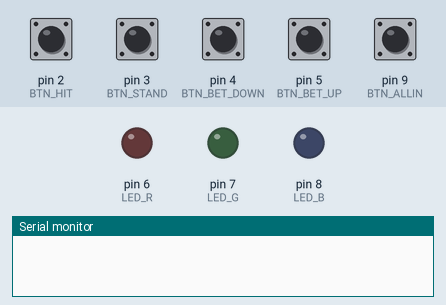
Simulated run of this sketch. Board: Arduino Uno, built with avr-gcc and run on an emulated ATmega328P. On the bench: 16×20 character LCD, output pins drawn as LEDs (lit = HIGH), the last lines printed to the serial monitor. The inputs (shaded band) are chosen by the test bench; at power-on: pin 2 (BTN_HIT), pin 3 (BTN_STAND), pin 4 (BTN_BET_DOWN), pin 5 (BTN_BET_UP), pin 9 (BTN_ALLIN) HIGH. Random numbers use the default seed unless the sketch sets one.

Above: at 1.2 s.
1.3 s: pin 5 (BTN_BET_UP) pulled LOW for 1 s
3.8 s: pin 2 (BTN_HIT) pulled LOW for 1 s
At 5.0 s:
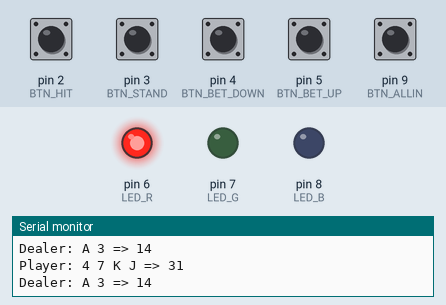
7.7 s: pin 9 (BTN_ALLIN) pulled LOW for 0.15 s
At 8.4 s:
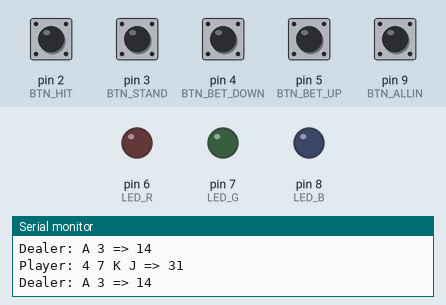
9.3 s: pin 2 (BTN_HIT) pulled LOW for 0.15 s
10.9 s: pin 3 (BTN_STAND) pulled LOW for 0.15 s
At 14.2 s:
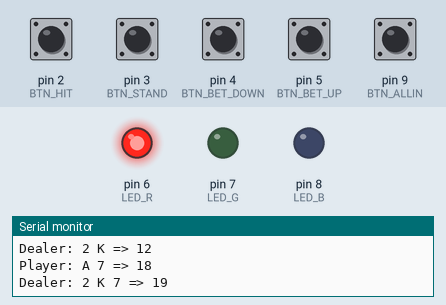
Timing chart, 0 to 16.5 s (numbered marks = the images above; inputs shaded):
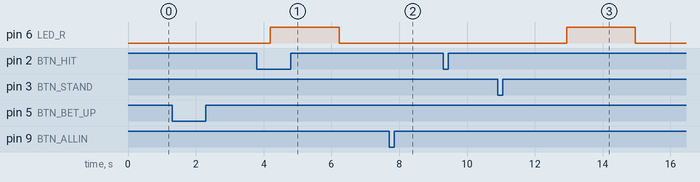

The sketch:

blackjack.ino
```cpp
#include <Wire.h>
#include <LiquidCrystal_I2C.h>

LiquidCrystal_I2C lcd(32, 16, 20);

const int BTN_HIT      = 2;
const int BTN_STAND    = 3;
const int BTN_BET_DOWN = 4;
const int BTN_BET_UP   = 5;
const int BTN_ALLIN    = 9;

const int LED_R = 6;
const int LED_G = 7;
const int LED_B = 8;

enum GameState { BETTING, PLAYING };
GameState state = BETTING;

int balance = 1000;
int bet = 0;
int deckIndex = 0;

String deck[] = {
  "A","2","3","4","5","6","7","8","9","10","J","Q","K",
  "A","2","3","4","5","6","7","8","9","10","J","Q","K",
  "A","2","3","4","5","6","7","8","9","10","J","Q","K",
  "A","2","3","4","5","6","7","8","9","10","J","Q","K"
};

String playerHand[12];
String dealerHand[12];
int playerCards = 0;
int dealerCards = 0;

bool dealerReveal = false;

unsigned long debounceDelay = 200;

void setup() {
  lcd.init();
  lcd.backlight();
  Serial.begin(9600);

  pinMode(BTN_HIT, INPUT_PULLUP);
  pinMode(BTN_STAND, INPUT_PULLUP);
  pinMode(BTN_BET_UP, INPUT_PULLUP);
  pinMode(BTN_BET_DOWN, INPUT_PULLUP);
  pinMode(BTN_ALLIN, INPUT_PULLUP);

  pinMode(LED_R, OUTPUT);
  pinMode(LED_G, OUTPUT);
  pinMode(LED_B, OUTPUT);
  clearLED();

  randomSeed(analogRead(0));
  shuffleDeck();
  updateDisplay();
}

void loop() {
  switch (state) {
    case BETTING: handleBetting(); break;
    case PLAYING: handleGame(); break;
  }
}

void handleBetting() {
  clearLED();
  if (balance <= 0) {
    lcd.clear(); lcd.print("Game over");
    lcd.setCursor(0, 1); lcd.print("Hit to restart");
    while (true) {
      if (isButtonPressed(BTN_HIT)) {
        balance = 1000;
        updateDisplay();
        break;
      }
    }
  }

  if (isButtonPressed(BTN_BET_UP)) { bet = min(bet + 25, balance); updateDisplay(); }
  else if (isButtonPressed(BTN_BET_DOWN)) { bet = max(bet - 25, 0); updateDisplay(); }
  else if (isButtonPressed(BTN_ALLIN)) { bet = balance; updateDisplay(); }
  else if (isButtonPressed(BTN_HIT) && bet > 0) {
    startRound();
    state = PLAYING;
    updateDisplay();
  }
}

void handleGame() {
  if (isButtonPressed(BTN_HIT)) {
    playerHand[playerCards++] = drawCard();
    printHands();
    if (calculateHand(playerHand, playerCards) > 21) {
      checkResult();
      delay(2000);
      state = BETTING;
      updateDisplay();
    } else {
      updateDisplay();
    }
  } else if (isButtonPressed(BTN_STAND)) {
    dealerReveal = true;
    dealerTurn();
    checkResult();
    delay(2000);
    dealerReveal = false;
    state = BETTING;
    updateDisplay();
  }
}

void startRound() {
  playerCards = dealerCards = 0;
  playerHand[playerCards++] = drawCard();
  playerHand[playerCards++] = drawCard();
  dealerHand[dealerCards++] = drawCard();
  dealerHand[dealerCards++] = drawCard();
  dealerReveal = false;
  printHands();
}

void checkResult() {
  int p = calculateHand(playerHand, playerCards);
  int d = calculateHand(dealerHand, dealerCards);

  if (p > 21) {
    balance -= bet;
    setLED(255, 0, 0);
  } else if (d > 21 || p > d) {
    balance += bet;
    setLED(0, 255, 0);
  } else if (p == d) {
    setLED(255, 255, 0);
  } else {
    balance -= bet;
    setLED(255, 0, 0);
  }

  bet = 0;
}

void dealerTurn() {
  updateDisplay();
  delay(1000);
  while (calculateHand(dealerHand, dealerCards) < 17) {
    dealerHand[dealerCards++] = drawCard();
    printHands();
    updateDisplay();
    delay(1000);
  }
}

void shuffleDeck() {
  for (int i = 0; i < 52; i++) {
    int r = random(0, 52);
    String temp = deck[i];
    deck[i] = deck[r];
    deck[r] = temp;
  }
  deckIndex = 0;
}

String drawCard() {
  if (deckIndex >= 52) shuffleDeck();
  return deck[deckIndex++];
}

int cardValue(String card) {
  if (card == "A") return 11;
  if (card == "K" || card == "Q" || card == "J") return 10;
  return card.toInt();
}

int calculateHand(String hand[], int count) {
  int sum = 0;
  int aces = 0;
  for (int i = 0; i < count; i++) {
    int val = cardValue(hand[i]);
    sum += val;
    if (hand[i] == "A") aces++;
  }
  while (sum > 21 && aces > 0) {
    sum -= 10;
    aces--;
  }
  return sum;
}

void updateDisplay() {
  lcd.clear();
  if (state == BETTING) {
    lcd.setCursor(0, 0); lcd.print("Bet: "); lcd.print(bet);
    lcd.setCursor(0, 1); lcd.print("Balance: "); lcd.print(balance);
  } else {
    lcd.setCursor(0, 0);
    lcd.print("P: ");
    for (int i = 0; i < playerCards && i < 6; i++) {
      lcd.print(playerHand[i]);
      lcd.print(" ");
    }
    lcd.setCursor(0, 1);
    lcd.print("D: ");
    if (!dealerReveal) {
      lcd.print(dealerHand[0]);
      lcd.print(" ??");
    } else {
      for (int i = 0; i < dealerCards && i < 6; i++) {
        lcd.print(dealerHand[i]);
        lcd.print(" ");
      }
    }
  }
}

void printHands() {
  Serial.print("Player: ");
  for (int i = 0; i < playerCards; i++) Serial.print(playerHand[i] + " ");
  Serial.print("=> ");
  Serial.println(calculateHand(playerHand, playerCards));

  Serial.print("Dealer: ");
  for (int i = 0; i < dealerCards; i++) Serial.print(dealerHand[i] + " ");
  Serial.print("=> ");
  Serial.println(calculateHand(dealerHand, dealerCards));
}

void setLED(int r, int g, int b) {
  analogWrite(LED_R, r);
  analogWrite(LED_G, g);
  analogWrite(LED_B, b);
}

void clearLED() {
  setLED(0, 0, 0);
}

bool isButtonPressed(int pin) {
  static unsigned long lastTime = 0;
  static bool lastButtonState = HIGH;

  bool currentButtonState = digitalRead(pin);
  if (currentButtonState == LOW && lastButtonState == HIGH && (millis() - lastTime) > debounceDelay) {
    lastTime = millis();
    lastButtonState = LOW;
    return true;
  }

  lastButtonState = currentButtonState;
  return false;
}
```

Measured:
- after the input at 3.8 s, pin 6 (LED_R): LOW → HIGH after 0.40 s, → LOW 2.0 s later
- after the input at 10.9 s, pin 6 (LED_R): LOW → HIGH after 2.0 s, → LOW 2.0 s later
